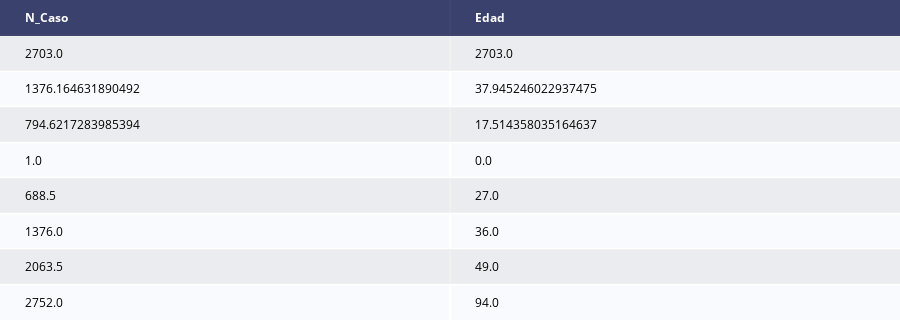

Notebook code for this chart:
### Code cell
iplot(d)

### Figure 1 — Plotly figure (JSON) as saved in the notebook; plotly's stock layout.template omitted (floating-point values rounded to 4 significant figures)
{"data": [{"colorscale": [[0, "#00083e"], [0.5, "#ededee"], [1, "#ffffff"]], "hoverinfo": "none", "opacity": 0.75, "showscale": false, "type": "heatmap", "z": [[0, 0], [0.5, 0.5], [1, 1], [0.5, 0.5], [1, 1], [0.5, 0.5], [1, 1], [0.5, 0.5], [1, 1]]}], "layout": {"annotations": [{"align": "left", "font": {"color": "#ffffff"}, "showarrow": false, "text": "<b>N_Caso</b>", "x": -0.45, "xanchor": "left", "xref": "x", "y": 0, "yref": "y"}, {"align": "left", "font": {"color": "#ffffff"}, "showarrow": false, "text": "<b>Edad</b>", "x": 0.55, "xanchor": "left", "xref": "x", "y": 0, "yref": "y"}, {"align": "left", "font": {"color": "#000000"}, "showarrow": false, "text": "2703.0", "x": -0.45, "xanchor": "left", "xref": "x", "y": 1, "yref": "y"}, {"align": "left", "font": {"color": "#000000"}, "showarrow": false, "text": "2703.0", "x": 0.55, "xanchor": "left", "xref": "x", "y": 1, "yref": "y"}, {"align": "left", "font": {"color": "#000000"}, "showarrow": false, "text": "1376.164631890492", "x": -0.45, "xanchor": "left", "xref": "x", "y": 2, "yref": "y"}, {"align": "left", "font": {"color": "#000000"}, "showarrow": false, "text": "37.945246022937475", "x": 0.55, "xanchor": "left", "xref": "x", "y": 2, "yref": "y"}, {"align": "left", "font": {"color": "#000000"}, "showarrow": false, "text": "794.6217283985394", "x": -0.45, "xanchor": "left", "xref": "x", "y": 3, "yref": "y"}, {"align": "left", "font": {"color": "#000000"}, "showarrow": false, "text": "17.514358035164637", "x": 0.55, "xanchor": "left", "xref": "x", "y": 3, "yref": "y"}, {"align": "left", "font": {"color": "#000000"}, "showarrow": false, "text": "1.0", "x": -0.45, "xanchor": "left", "xref": "x", "y": 4, "yref": "y"}, {"align": "left", "font": {"color": "#000000"}, "showarrow": false, "text": "0.0", "x": 0.55, "xanchor": "left", "xref": "x", "y": 4, "yref": "y"}, {"align": "left", "font": {"color": "#000000"}, "showarrow": false, "text": "688.5", "x": -0.45, "xanchor": "left", "xref": "x", "y": 5, "yref": "y"}, {"align": "left", "font": {"color": "#000000"}, "showarrow": false, "text": "27.0", "x": 0.55, "xanchor": "left", "xref": "x", "y": 5, "yref": "y"}, {"align": "left", "font": {"color": "#000000"}, "showarrow": false, "text": "1376.0", "x": -0.45, "xanchor": "left", "xref": "x", "y": 6, "yref": "y"}, {"align": "left", "font": {"color": "#000000"}, "showarrow": false, "text": "36.0", "x": 0.55, "xanchor": "left", "xref": "x", "y": 6, "yref": "y"}, {"align": "left", "font": {"color": "#000000"}, "showarrow": false, "text": "2063.5", "x": -0.45, "xanchor": "left", "xref": "x", "y": 7, "yref": "y"}, {"align": "left", "font": {"color": "#000000"}, "showarrow": false, "text": "49.0", "x": 0.55, "xanchor": "left", "xref": "x", "y": 7, "yref": "y"}, {"align": "left", "font": {"color": "#000000"}, "showarrow": false, "text": "2752.0", "x": -0.45, "xanchor": "left", "xref": "x", "y": 8, "yref": "y"}, {"align": "left", "font": {"color": "#000000"}, "showarrow": false, "text": "94.0", "x": 0.55, "xanchor": "left", "xref": "x", "y": 8, "yref": "y"}], "height": 320, "margin": {"b": 0, "l": 0, "r": 0, "t": 0}, "xaxis": {"dtick": 1, "gridwidth": 2, "showticklabels": false, "tick0": -0.5, "ticks": "", "zeroline": false}, "yaxis": {"autorange": "reversed", "dtick": 1, "gridwidth": 2, "showticklabels": false, "tick0": 0.5, "ticks": "", "zeroline": false}}}
